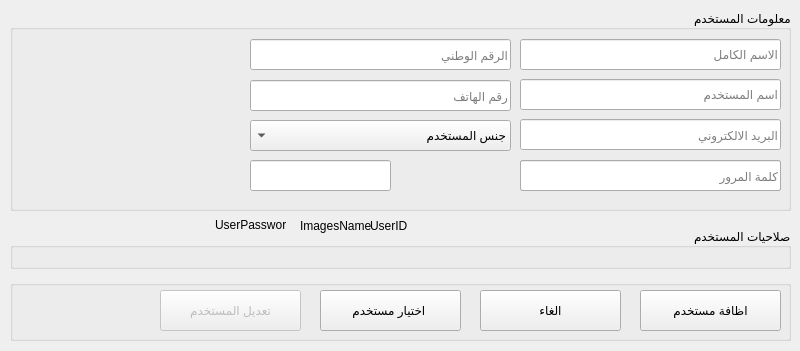
<?xml version="1.0" encoding="UTF-8"?>
<ui version="4.0">
 <class>Users</class>
 <widget class="QWidget" name="Users">
  <property name="windowModality">
   <enum>Qt::ApplicationModal</enum>
  </property>
  <property name="geometry">
   <rect>
    <x>0</x>
    <y>0</y>
    <width>800</width>
    <height>351</height>
   </rect>
  </property>
  <property name="windowTitle">
   <string>اظافة مستخدم </string>
  </property>
  <property name="windowIcon">
   <iconset resource="../pathIcon.qrc">
    <normaloff>:/images/add-user.png</normaloff>:/images/add-user.png</iconset>
  </property>
  <property name="layoutDirection">
   <enum>Qt::RightToLeft</enum>
  </property>
  <property name="styleSheet">
   <string notr="true"/>
  </property>
  <widget class="QGroupBox" name="groupBox">
   <property name="geometry">
    <rect>
     <x>10</x>
     <y>10</y>
     <width>781</width>
     <height>201</height>
    </rect>
   </property>
   <property name="title">
    <string>معلومات المستخدم</string>
   </property>
   <widget class="QLineEdit" name="textEmail">
    <property name="geometry">
     <rect>
      <x>510</x>
      <y>109</y>
      <width>261</width>
      <height>31</height>
     </rect>
    </property>
    <property name="maxLength">
     <number>50</number>
    </property>
    <property name="placeholderText">
     <string>البريد الالكتروني</string>
    </property>
   </widget>
   <widget class="QLineEdit" name="textNumberID">
    <property name="geometry">
     <rect>
      <x>240</x>
      <y>29</y>
      <width>261</width>
      <height>31</height>
     </rect>
    </property>
    <property name="maxLength">
     <number>20</number>
    </property>
    <property name="placeholderText">
     <string>الرقم الوطني</string>
    </property>
   </widget>
   <widget class="QLineEdit" name="textFullName">
    <property name="geometry">
     <rect>
      <x>510</x>
      <y>29</y>
      <width>261</width>
      <height>31</height>
     </rect>
    </property>
    <property name="maxLength">
     <number>50</number>
    </property>
    <property name="placeholderText">
     <string>الاسم الكامل</string>
    </property>
   </widget>
   <widget class="QLineEdit" name="textUsername">
    <property name="geometry">
     <rect>
      <x>510</x>
      <y>69</y>
      <width>261</width>
      <height>31</height>
     </rect>
    </property>
    <property name="maxLength">
     <number>20</number>
    </property>
    <property name="placeholderText">
     <string>اسم المستخدم </string>
    </property>
   </widget>
   <widget class="QLineEdit" name="textNumberPhone">
    <property name="geometry">
     <rect>
      <x>240</x>
      <y>70</y>
      <width>261</width>
      <height>31</height>
     </rect>
    </property>
    <property name="maxLength">
     <number>15</number>
    </property>
    <property name="placeholderText">
     <string>رقم الهاتف</string>
    </property>
   </widget>
   <widget class="QLineEdit" name="textPassword">
    <property name="geometry">
     <rect>
      <x>510</x>
      <y>150</y>
      <width>261</width>
      <height>31</height>
     </rect>
    </property>
    <property name="maxLength">
     <number>50</number>
    </property>
    <property name="placeholderText">
     <string>كلمة المرور</string>
    </property>
   </widget>
   <widget class="QLabel" name="labAddImgUser">
    <property name="geometry">
     <rect>
      <x>10</x>
      <y>30</y>
      <width>211</width>
      <height>151</height>
     </rect>
    </property>
    <property name="cursor">
     <cursorShape>OpenHandCursor</cursorShape>
    </property>
    <property name="text">
     <string/>
    </property>
    <property name="pixmap">
     <pixmap resource="../pathIcon.qrc">:/images/users.png</pixmap>
    </property>
    <property name="scaledContents">
     <bool>true</bool>
    </property>
   </widget>
   <widget class="QLabel" name="labShowPassword">
    <property name="geometry">
     <rect>
      <x>470</x>
      <y>150</y>
      <width>31</width>
      <height>31</height>
     </rect>
    </property>
    <property name="cursor">
     <cursorShape>OpenHandCursor</cursorShape>
    </property>
    <property name="toolTip">
     <string>اظهار كلمة المرور</string>
    </property>
    <property name="text">
     <string/>
    </property>
    <property name="pixmap">
     <pixmap resource="../pathIcon.qrc">:/images/eyePassword.png</pixmap>
    </property>
    <property name="scaledContents">
     <bool>true</bool>
    </property>
   </widget>
   <widget class="QComboBox" name="comboxSex">
    <property name="geometry">
     <rect>
      <x>240</x>
      <y>110</y>
      <width>261</width>
      <height>31</height>
     </rect>
    </property>
    <item>
     <property name="text">
      <string>جنس المستخدم</string>
     </property>
    </item>
    <item>
     <property name="text">
      <string>ذكر</string>
     </property>
    </item>
    <item>
     <property name="text">
      <string>انثى</string>
     </property>
    </item>
   </widget>
   <widget class="QLabel" name="labCreatePasswordComplix">
    <property name="geometry">
     <rect>
      <x>410</x>
      <y>150</y>
      <width>31</width>
      <height>31</height>
     </rect>
    </property>
    <property name="cursor">
     <cursorShape>OpenHandCursor</cursorShape>
    </property>
    <property name="toolTip">
     <string>انشاء كلمة مرور قوية</string>
    </property>
    <property name="text">
     <string/>
    </property>
    <property name="pixmap">
     <pixmap resource="../pathIcon.qrc">:/images/createPassword.png</pixmap>
    </property>
    <property name="scaledContents">
     <bool>true</bool>
    </property>
   </widget>
   <widget class="QLineEdit" name="textCreatePasswordComplix">
    <property name="geometry">
     <rect>
      <x>240</x>
      <y>150</y>
      <width>141</width>
      <height>31</height>
     </rect>
    </property>
    <property name="maxLength">
     <number>20</number>
    </property>
    <property name="readOnly">
     <bool>true</bool>
    </property>
    <property name="placeholderText">
     <string/>
    </property>
   </widget>
   <widget class="QLineEdit" name="textPasswordShow">
    <property name="geometry">
     <rect>
      <x>510</x>
      <y>150</y>
      <width>261</width>
      <height>31</height>
     </rect>
    </property>
    <property name="maxLength">
     <number>50</number>
    </property>
    <property name="placeholderText">
     <string>كلمة المرور</string>
    </property>
   </widget>
  </widget>
  <widget class="QGroupBox" name="groupBokPer">
   <property name="geometry">
    <rect>
     <x>10</x>
     <y>228</y>
     <width>781</width>
     <height>41</height>
    </rect>
   </property>
   <property name="title">
    <string>صلاحيات المستخدم</string>
   </property>
   <widget class="QCheckBox" name="checkBoxGen">
    <property name="geometry">
     <rect>
      <x>682</x>
      <y>80</y>
      <width>81</width>
      <height>31</height>
     </rect>
    </property>
    <property name="text">
     <string>عام</string>
    </property>
   </widget>
   <widget class="QCheckBox" name="checkBoxCalc">
    <property name="geometry">
     <rect>
      <x>535</x>
      <y>80</y>
      <width>111</width>
      <height>31</height>
     </rect>
    </property>
    <property name="text">
     <string>ادارت المبيعات </string>
    </property>
   </widget>
   <widget class="QCheckBox" name="checkBoxChat">
    <property name="geometry">
     <rect>
      <x>420</x>
      <y>80</y>
      <width>81</width>
      <height>31</height>
     </rect>
    </property>
    <property name="text">
     <string>محادثه</string>
    </property>
   </widget>
   <widget class="Line" name="line_2">
    <property name="geometry">
     <rect>
      <x>10</x>
      <y>102</y>
      <width>761</width>
      <height>20</height>
     </rect>
    </property>
    <property name="orientation">
     <enum>Qt::Horizontal</enum>
    </property>
   </widget>
   <widget class="QCheckBox" name="checkBoxSection">
    <property name="geometry">
     <rect>
      <x>682</x>
      <y>120</y>
      <width>81</width>
      <height>31</height>
     </rect>
    </property>
    <property name="text">
     <string>الاقسام</string>
    </property>
   </widget>
   <widget class="Line" name="line_3">
    <property name="geometry">
     <rect>
      <x>10</x>
      <y>142</y>
      <width>761</width>
      <height>20</height>
     </rect>
    </property>
    <property name="orientation">
     <enum>Qt::Horizontal</enum>
    </property>
   </widget>
   <widget class="Line" name="line_4">
    <property name="geometry">
     <rect>
      <x>652</x>
      <y>116</y>
      <width>20</width>
      <height>31</height>
     </rect>
    </property>
    <property name="orientation">
     <enum>Qt::Vertical</enum>
    </property>
   </widget>
   <widget class="Line" name="line_5">
    <property name="geometry">
     <rect>
      <x>652</x>
      <y>78</y>
      <width>20</width>
      <height>31</height>
     </rect>
    </property>
    <property name="orientation">
     <enum>Qt::Vertical</enum>
    </property>
   </widget>
   <widget class="QCheckBox" name="checkBoxItem">
    <property name="geometry">
     <rect>
      <x>682</x>
      <y>160</y>
      <width>81</width>
      <height>31</height>
     </rect>
    </property>
    <property name="text">
     <string>المواد</string>
    </property>
   </widget>
   <widget class="Line" name="line_6">
    <property name="geometry">
     <rect>
      <x>10</x>
      <y>186</y>
      <width>761</width>
      <height>20</height>
     </rect>
    </property>
    <property name="orientation">
     <enum>Qt::Horizontal</enum>
    </property>
   </widget>
   <widget class="Line" name="line_7">
    <property name="geometry">
     <rect>
      <x>652</x>
      <y>160</y>
      <width>20</width>
      <height>31</height>
     </rect>
    </property>
    <property name="orientation">
     <enum>Qt::Vertical</enum>
    </property>
   </widget>
   <widget class="QCheckBox" name="checkBoxCust">
    <property name="geometry">
     <rect>
      <x>682</x>
      <y>204</y>
      <width>81</width>
      <height>31</height>
     </rect>
    </property>
    <property name="text">
     <string>العملاء</string>
    </property>
   </widget>
   <widget class="Line" name="line_8">
    <property name="geometry">
     <rect>
      <x>652</x>
      <y>204</y>
      <width>20</width>
      <height>31</height>
     </rect>
    </property>
    <property name="orientation">
     <enum>Qt::Vertical</enum>
    </property>
   </widget>
   <widget class="Line" name="line_9">
    <property name="geometry">
     <rect>
      <x>10</x>
      <y>228</y>
      <width>761</width>
      <height>20</height>
     </rect>
    </property>
    <property name="orientation">
     <enum>Qt::Horizontal</enum>
    </property>
   </widget>
   <widget class="QCheckBox" name="checkBoxEmployee">
    <property name="geometry">
     <rect>
      <x>682</x>
      <y>244</y>
      <width>81</width>
      <height>31</height>
     </rect>
    </property>
    <property name="text">
     <string>الموظفين</string>
    </property>
   </widget>
   <widget class="Line" name="line_10">
    <property name="geometry">
     <rect>
      <x>652</x>
      <y>242</y>
      <width>20</width>
      <height>31</height>
     </rect>
    </property>
    <property name="orientation">
     <enum>Qt::Vertical</enum>
    </property>
   </widget>
   <widget class="Line" name="line_11">
    <property name="geometry">
     <rect>
      <x>10</x>
      <y>270</y>
      <width>761</width>
      <height>16</height>
     </rect>
    </property>
    <property name="orientation">
     <enum>Qt::Horizontal</enum>
    </property>
   </widget>
   <widget class="QCheckBox" name="checkBoxUsers">
    <property name="geometry">
     <rect>
      <x>662</x>
      <y>284</y>
      <width>101</width>
      <height>31</height>
     </rect>
    </property>
    <property name="text">
     <string>المستخدمين</string>
    </property>
   </widget>
   <widget class="Line" name="line_12">
    <property name="geometry">
     <rect>
      <x>652</x>
      <y>282</y>
      <width>20</width>
      <height>31</height>
     </rect>
    </property>
    <property name="orientation">
     <enum>Qt::Vertical</enum>
    </property>
   </widget>
   <widget class="Line" name="line_13">
    <property name="geometry">
     <rect>
      <x>10</x>
      <y>310</y>
      <width>761</width>
      <height>20</height>
     </rect>
    </property>
    <property name="orientation">
     <enum>Qt::Horizontal</enum>
    </property>
   </widget>
   <widget class="QCheckBox" name="checkBoxSSection">
    <property name="geometry">
     <rect>
      <x>412</x>
      <y>120</y>
      <width>111</width>
      <height>31</height>
     </rect>
    </property>
    <property name="text">
     <string>اعدادات الاقسام</string>
    </property>
   </widget>
   <widget class="QCheckBox" name="checkBoxSStor">
    <property name="geometry">
     <rect>
      <x>532</x>
      <y>117</y>
      <width>111</width>
      <height>31</height>
     </rect>
    </property>
    <property name="text">
     <string>اعدادات المخازن</string>
    </property>
   </widget>
   <widget class="QCheckBox" name="checkBoxSItem">
    <property name="geometry">
     <rect>
      <x>422</x>
      <y>160</y>
      <width>121</width>
      <height>31</height>
     </rect>
    </property>
    <property name="text">
     <string>اعدادات المنتجات</string>
    </property>
   </widget>
   <widget class="QCheckBox" name="checkBoxAddItem">
    <property name="geometry">
     <rect>
      <x>542</x>
      <y>160</y>
      <width>101</width>
      <height>31</height>
     </rect>
    </property>
    <property name="text">
     <string>اظافة منتج </string>
    </property>
   </widget>
   <widget class="QCheckBox" name="checkBoxSCatecory">
    <property name="geometry">
     <rect>
      <x>292</x>
      <y>160</y>
      <width>121</width>
      <height>31</height>
     </rect>
    </property>
    <property name="text">
     <string>اعدادات الاصناف</string>
    </property>
   </widget>
   <widget class="QCheckBox" name="checkBoxSCust">
    <property name="geometry">
     <rect>
      <x>522</x>
      <y>200</y>
      <width>121</width>
      <height>31</height>
     </rect>
    </property>
    <property name="text">
     <string>اعدادات العملاء</string>
    </property>
   </widget>
   <widget class="QCheckBox" name="checkBox">
    <property name="geometry">
     <rect>
      <x>412</x>
      <y>242</y>
      <width>111</width>
      <height>31</height>
     </rect>
    </property>
    <property name="text">
     <string>دوام الموظفين</string>
    </property>
   </widget>
   <widget class="QCheckBox" name="checkBoxSEmployee">
    <property name="geometry">
     <rect>
      <x>524</x>
      <y>242</y>
      <width>121</width>
      <height>31</height>
     </rect>
    </property>
    <property name="text">
     <string>اعدادات الموظين</string>
    </property>
   </widget>
   <widget class="QCheckBox" name="checkBoxViewUser">
    <property name="geometry">
     <rect>
      <x>395</x>
      <y>282</y>
      <width>131</width>
      <height>31</height>
     </rect>
    </property>
    <property name="text">
     <string>عرض المستخدمين</string>
    </property>
   </widget>
   <widget class="QCheckBox" name="checkBoxAddUser">
    <property name="geometry">
     <rect>
      <x>535</x>
      <y>282</y>
      <width>111</width>
      <height>31</height>
     </rect>
    </property>
    <property name="text">
     <string>اظافة مستخدم</string>
    </property>
   </widget>
   <widget class="Line" name="line_15">
    <property name="geometry">
     <rect>
      <x>10</x>
      <y>64</y>
      <width>761</width>
      <height>20</height>
     </rect>
    </property>
    <property name="orientation">
     <enum>Qt::Horizontal</enum>
    </property>
   </widget>
   <widget class="QCheckBox" name="checkBoxAll">
    <property name="geometry">
     <rect>
      <x>660</x>
      <y>42</y>
      <width>101</width>
      <height>31</height>
     </rect>
    </property>
    <property name="text">
     <string>كل الصلاحيات</string>
    </property>
   </widget>
   <widget class="QLabel" name="labShowMenuPer">
    <property name="geometry">
     <rect>
      <x>10</x>
      <y>8</y>
      <width>23</width>
      <height>23</height>
     </rect>
    </property>
    <property name="cursor">
     <cursorShape>OpenHandCursor</cursorShape>
    </property>
    <property name="toolTip">
     <string>اظهار قائمة الصلاحيات</string>
    </property>
    <property name="text">
     <string/>
    </property>
    <property name="pixmap">
     <pixmap resource="../pathIcon.qrc">:/images/arrow-32.png</pixmap>
    </property>
    <property name="scaledContents">
     <bool>true</bool>
    </property>
   </widget>
   <widget class="QCheckBox" name="checkBoxSettings">
    <property name="geometry">
     <rect>
      <x>290</x>
      <y>80</y>
      <width>131</width>
      <height>31</height>
     </rect>
    </property>
    <property name="text">
     <string>اعدادات البرنامج </string>
    </property>
   </widget>
  </widget>
  <widget class="QGroupBox" name="groupBoxButtonControl">
   <property name="geometry">
    <rect>
     <x>10</x>
     <y>280</y>
     <width>781</width>
     <height>61</height>
    </rect>
   </property>
   <property name="title">
    <string/>
   </property>
   <widget class="QPushButton" name="btnAddUser">
    <property name="geometry">
     <rect>
      <x>630</x>
      <y>10</y>
      <width>141</width>
      <height>41</height>
     </rect>
    </property>
    <property name="text">
     <string>اظافة مستخدم</string>
    </property>
   </widget>
   <widget class="QPushButton" name="btnSelectUsers">
    <property name="geometry">
     <rect>
      <x>310</x>
      <y>10</y>
      <width>141</width>
      <height>41</height>
     </rect>
    </property>
    <property name="text">
     <string>اختيار مستخدم </string>
    </property>
   </widget>
   <widget class="QPushButton" name="btnEditUser">
    <property name="enabled">
     <bool>false</bool>
    </property>
    <property name="geometry">
     <rect>
      <x>150</x>
      <y>10</y>
      <width>141</width>
      <height>41</height>
     </rect>
    </property>
    <property name="text">
     <string>تعديل المستخدم</string>
    </property>
   </widget>
   <widget class="QPushButton" name="btnCancel">
    <property name="enabled">
     <bool>true</bool>
    </property>
    <property name="geometry">
     <rect>
      <x>470</x>
      <y>10</y>
      <width>141</width>
      <height>41</height>
     </rect>
    </property>
    <property name="text">
     <string>الغاء</string>
    </property>
   </widget>
  </widget>
  <widget class="QLabel" name="labUserPassword">
   <property name="geometry">
    <rect>
     <x>215</x>
     <y>209</y>
     <width>71</width>
     <height>31</height>
    </rect>
   </property>
   <property name="text">
    <string>UserPassword</string>
   </property>
  </widget>
  <widget class="QLabel" name="labImageName">
   <property name="geometry">
    <rect>
     <x>300</x>
     <y>210</y>
     <width>71</width>
     <height>31</height>
    </rect>
   </property>
   <property name="text">
    <string>ImagesName</string>
   </property>
  </widget>
  <widget class="QLabel" name="labUserID">
   <property name="geometry">
    <rect>
     <x>370</x>
     <y>210</y>
     <width>71</width>
     <height>31</height>
    </rect>
   </property>
   <property name="text">
    <string>UserID</string>
   </property>
  </widget>
 </widget>
 <tabstops>
  <tabstop>textFullName</tabstop>
  <tabstop>textNumberID</tabstop>
  <tabstop>textUsername</tabstop>
  <tabstop>textPassword</tabstop>
  <tabstop>textEmail</tabstop>
  <tabstop>textNumberPhone</tabstop>
  <tabstop>comboxSex</tabstop>
  <tabstop>checkBoxGen</tabstop>
  <tabstop>textCreatePasswordComplix</tabstop>
  <tabstop>checkBoxCalc</tabstop>
  <tabstop>checkBoxChat</tabstop>
  <tabstop>checkBoxSection</tabstop>
  <tabstop>checkBoxItem</tabstop>
  <tabstop>checkBoxCust</tabstop>
  <tabstop>checkBoxEmployee</tabstop>
  <tabstop>checkBoxUsers</tabstop>
  <tabstop>checkBoxSSection</tabstop>
  <tabstop>checkBoxSStor</tabstop>
  <tabstop>checkBoxSItem</tabstop>
  <tabstop>checkBoxAddItem</tabstop>
  <tabstop>checkBoxSCatecory</tabstop>
  <tabstop>checkBoxSCust</tabstop>
  <tabstop>checkBox</tabstop>
  <tabstop>checkBoxSEmployee</tabstop>
  <tabstop>checkBoxViewUser</tabstop>
  <tabstop>checkBoxAddUser</tabstop>
  <tabstop>checkBoxAll</tabstop>
  <tabstop>btnAddUser</tabstop>
  <tabstop>btnSelectUsers</tabstop>
  <tabstop>btnEditUser</tabstop>
 </tabstops>
 <resources>
  <include location="../pathIcon.qrc"/>
  <include location="../pathIcon.qrc"/>
 </resources>
 <connections/>
</ui>
